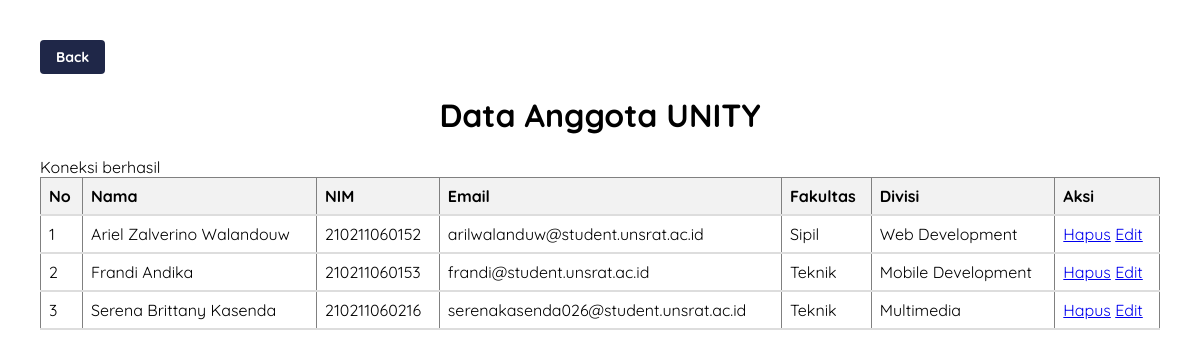
The app's page /admin.php with its own data.
### tables this page shows
CREATE TABLE `tbl_member` (
  `Nama` varchar(40) NOT NULL,
  `NIM` varchar(12) NOT NULL,
  `Email` varchar(50) NOT NULL,
  `Fakultas` varchar(30) NOT NULL,
  `Divisi` varchar(30) NOT NULL
);

### admin.php (the view, shortened to what this page needs)
<a href="login.php" class="btn">Back</a>
<h1>Data Anggota UNITY</h1>
<table border="1">
    <tr>
        <th>No</th>
        <th>Nama</th>
        <th>NIM</th>
        <th>Email</th>
        <th>Fakultas</th>
        <th>Divisi</th>
        <th>Aksi</th>
    </tr>
    <?php
    include"koneksi.php";
    $no=1;
    $ambildata = mysqli_query($conn,"select * from tbl_member");
    while($tampil = mysqli_fetch_array($ambildata)){
        echo "
        <tr>
            <td>$no</td>
            <td>$tampil[Nama]</td>
            <td>$tampil[NIM]</td>
            <td>$tampil[Email]</td>
            <td>$tampil[Fakultas]</td>
            <td>$tampil[Divisi]</td>
            <td>
                <a href = 'hapus.php?NIM=$tampil[NIM]'>Hapus</a>
                <a href = 'edit.php?NIM=$tampil[NIM]'>Edit</a>
            </td>
        </tr> ";
        $no++;
    }
    ?>
</table>
<!DOCTYPE html>
<html>
<head>
</head>

### admin.php (style rules this page uses)
h1 { text-align: center; }
table { border-collapse: collapse; width: 100%; }
th, td { padding: 8px; text-align: left; border-bottom: 2px solid #ddd; }
th { background-color: #f2f2f2; }
.btn { display: inline-block; padding: 8px 16px; font-size: 14px; font-weight: bold; text-align: center; text-decoration: none; border: none; background-color: #1f2748; color: white; cursor: pointer; border-radius: 4px; }

### records on screen
tbl_member: Nama "Ariel Zalverino Walandouw", NIM "210211060152", Email "arilwalanduw@student.unsrat.ac.id", Fakultas "Sipil", Divisi "Web Development"
tbl_member: Nama "Frandi Andika", NIM "210211060153", Email "frandi@student.unsrat.ac.id", Fakultas "Teknik", Divisi "Mobile Development"
tbl_member: Nama "Serena Brittany Kasenda", NIM "210211060216", Email "serenakasenda026@student.unsrat.ac.id", Fakultas "Teknik", Divisi "Multimedia"
